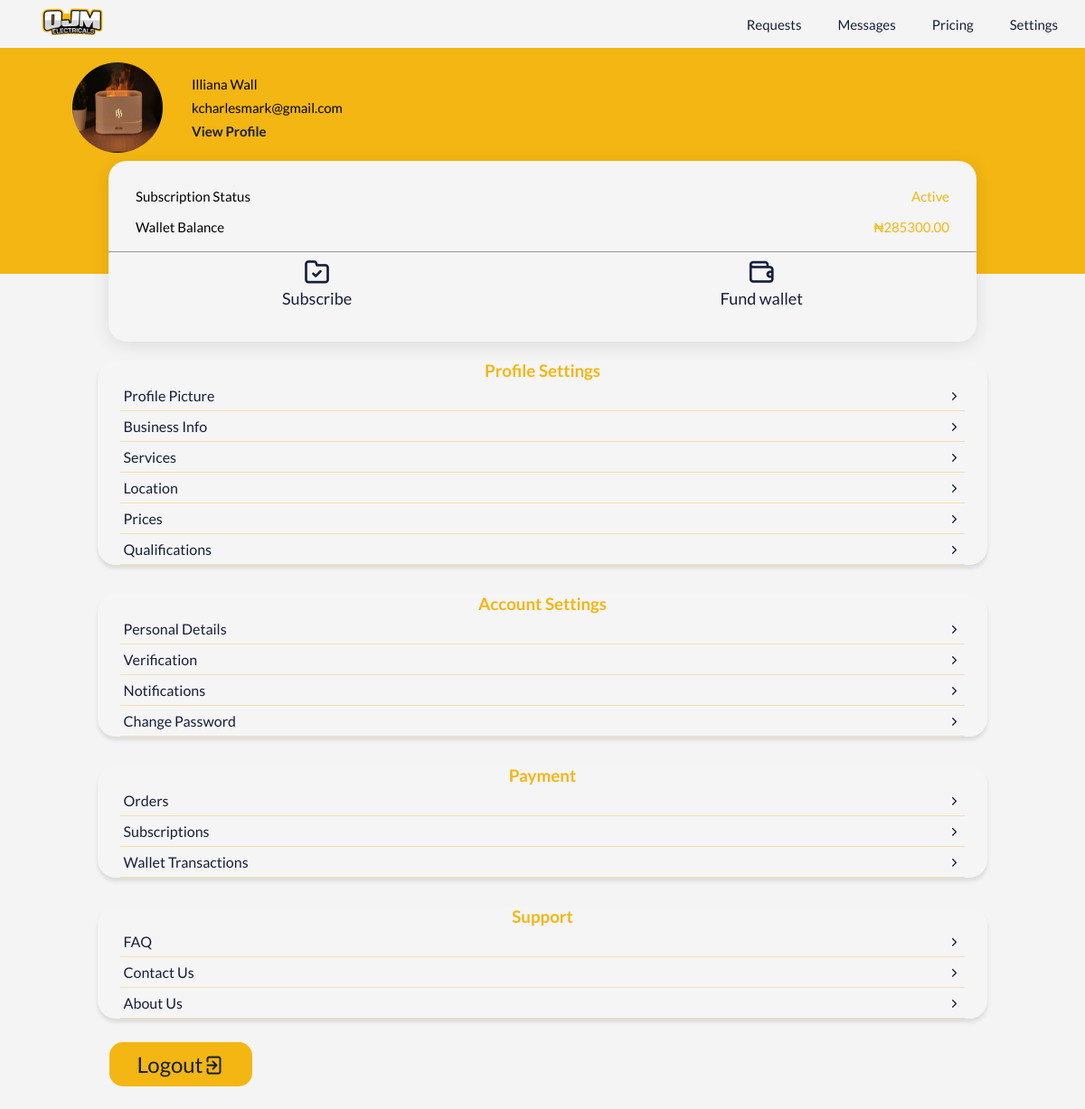
The page /prof-dashboard (signed in) on the database as committed earlier.
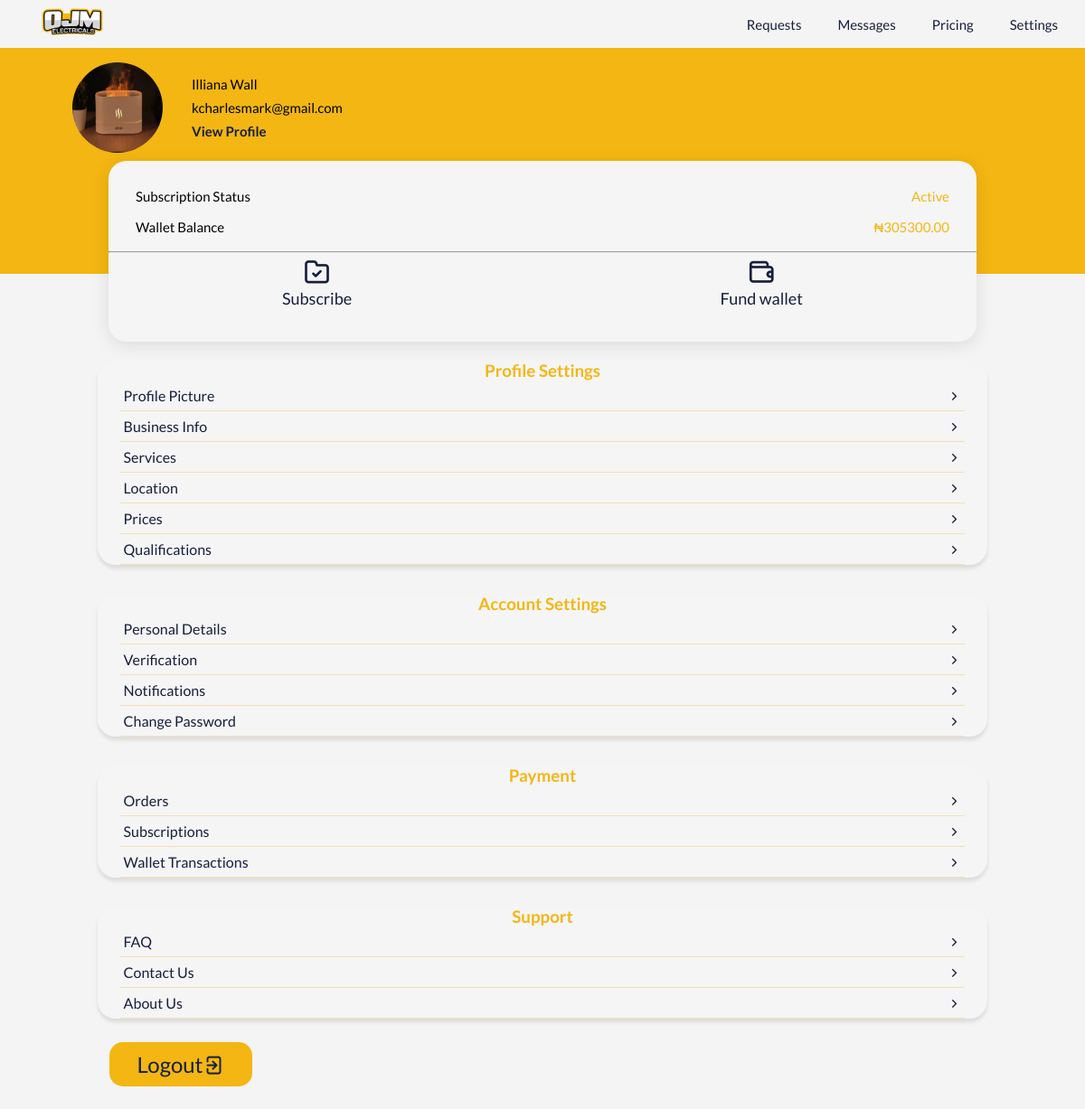
The same page on the database as committed later.
### payment/models.py (models this page shows, shortened)
class Wallet(models.Model):
    user = models.OneToOneField(User, on_delete=models.CASCADE)
    balance = models.DecimalField(max_digits=10, decimal_places=2, default=0.00)

### ojm_core/views.py (the view)
# urls.py: path('prof-dashboard',views.prof_dashboard,name="prof_dashboard"),
@login_required
def prof_dashboard(request):
    profile = get_object_or_404(ElectricianProfile, user=request.user)
    user = request.user
    wallet, created = Wallet.objects.get_or_create(user=user)
    subscription = Subscription.objects.filter(user=user).first()
    payments = Payment.objects.filter(user=user,verified=True)
    profile_pic_form = UpdatePicture(instance=profile)
    business_form = UpdateBusinessInfo(instance=profile)
    location_form = UpdateLocation(instance=profile)
    prices_form = UpdatePrices(instance=profile)
    qualification_form = UpdateQualification(instance=profile)
    form = UserUpdateForm(instance=user)
    notifications = Notification.objects.filter(user=user)
    electrician = ElectricianProfile.objects.filter(user=user)
    user_profile = ElectricianProfile.objects.get(user=request.user)
    context = {
        'profile': profile,
        'profile_pic_form':profile_pic_form,
        'business_form':business_form,
        'location_form':location_form,
        'prices_form':prices_form,
        'qualification_form':qualification_form,
        'form':form,
        'wallet':wallet,
        'subscription':subscription,
        'payments':payments,
        'notifications': notifications,
        'electrician':electrician,
        'user_profile': user_profile
    }
    return render(request, 'profdash.html',context)

### userauth/models.py (called while the page is built)
    def __str__(self):
        return self.username

### templates/profdash.html (shortened to what the changed rows need)
{% load static %}
<!DOCTYPE html>
<html lang="en">
<head>
    <link rel="stylesheet" href="https://unicons.iconscout.com/release/v4.0.8/css/line.css" />
    <link rel="stylesheet" href="{% static 'Css/profdash.css' %}">
    <link rel="stylesheet" href="{% static 'Css/signup.css' %}">
</head>
<body>
    <section>
        <div class="profile">
            <div class="subscription">
                <div class="top">
                    <div class="subscription-status">
                        <div class="wallet">
                            <p>Wallet Balance</p>
                            <span>₦{{wallet.balance}}</span>
                        </div>
                    </div>
                </div>
            </div>
        </div>
    </section>
</body>
</html>

Rows that differ between the two databases and show on the page:
changed Wallet: balance "285300.00" → "305300.00"
